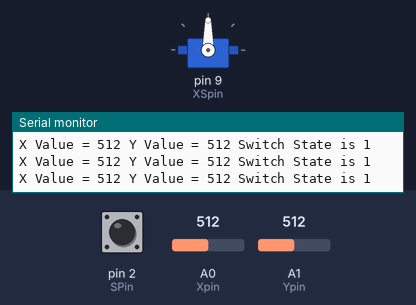
A sketch run on a simulated Arduino Uno, built with avr-gcc and run on an emulated ATmega328P. Parts: servo, the last lines printed to the serial monitor. The test bench sets the inputs (shaded band); at power-on: A0 (Xpin) = 512, A1 (Ypin) = 512, pin 2 (SPin) HIGH.

Above: at 1.2 s.
1.3 s: A0 (Xpin) set to 716
At 2.1 s:
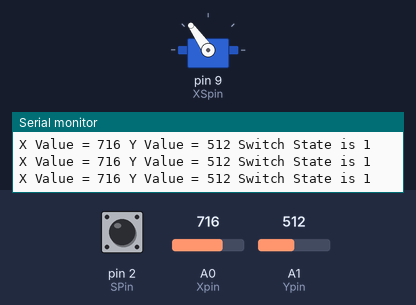
2.9 s: A0 (Xpin) set to 900
At 3.6 s:
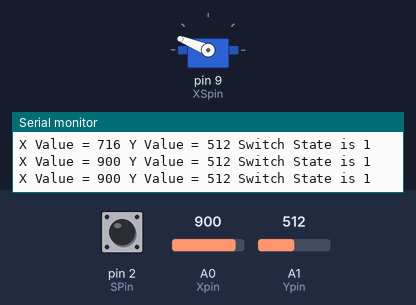
4.5 s: A0 (Xpin) set to 1023
At 5.1 s:
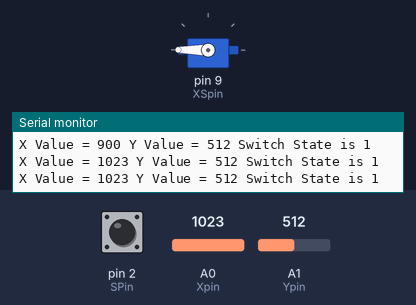
6.1 s: A0 (Xpin) set to 306
At 6.6 s:
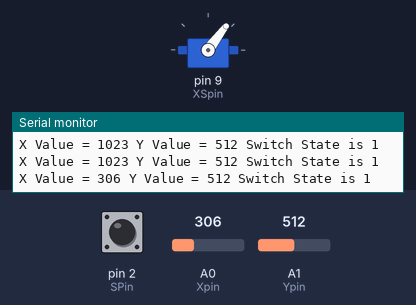
7.7 s: A0 (Xpin) set to 0
At 8.1 s:
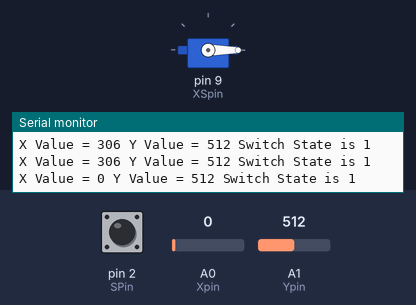
9.3 s: A1 (Ypin) set to 104
12.3 s: A1 (Ypin) set to 88
Timing chart, 0 to 15.3 s (numbered marks = the images above; inputs shaded):
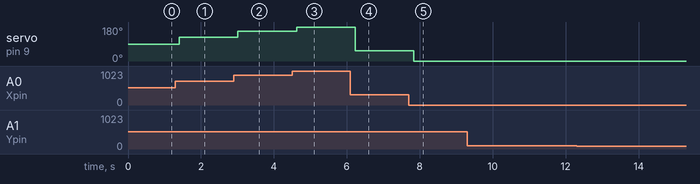

Measured:
- after the input at 1.3 s, servo on pin 9 (XSpin): 90° → 125° after 0.11 s
- after the input at 2.9 s, servo on pin 9 (XSpin): 125° → 158° after 0.12 s
- after the input at 4.5 s, servo on pin 9 (XSpin): 158° → 180° after 0.12 s
- after the input at 6.1 s, servo on pin 9 (XSpin): 180° → 53° after 0.13 s
- after the input at 7.7 s, servo on pin 9 (XSpin): 53° → 0° after 0.14 s

The sketch:

Control_Servos_with_a_Joystick.ino
```cpp
#include <Servo.h>
Servo XServo;
int Xpin = A0;
int Ypin = A1;
int SPin = 2;
int Xval, Yval, Sval, WriteValX;
int XSpin=9;
int dt=200;
void setup() {
  // put your setup code here, to run once:
  Serial.begin(9600);
  pinMode(Xpin,INPUT);
  pinMode(Ypin,INPUT);
  pinMode(SPin,INPUT);
  pinMode(XSpin,OUTPUT);
  digitalWrite(SPin,HIGH);
  XServo.attach(XSpin);
}

void loop() {
  // put your main code here, to run repeatedly:
  Xval = analogRead(Xpin);
  Yval = analogRead(Ypin);
  Sval = digitalRead(SPin);
  WriteValX = (180./1023.)*Xval;
  XServo.write(WriteValX);
  delay(dt);
  Serial.print("X Value = ");
  Serial.print(Xval);
  Serial.print(" Y Value = ");
  Serial.print(Yval);
  Serial.print(" Switch State is ");
  Serial.println(Sval);
}
```
